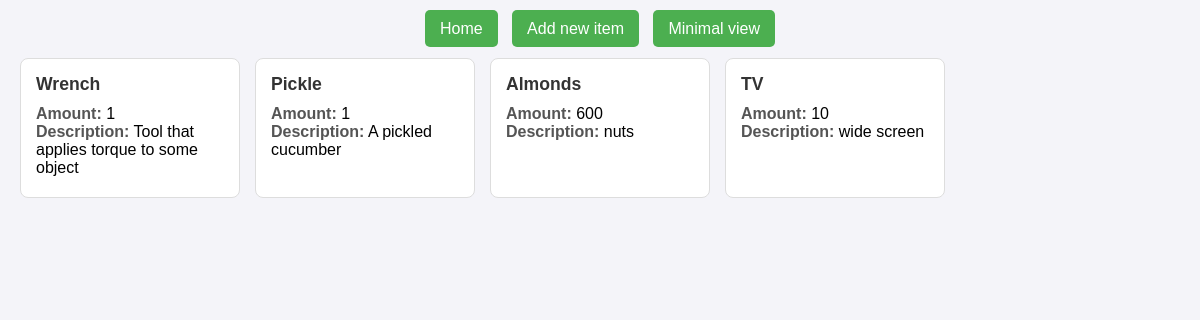
The page /maximal/ (signed in) on the database as committed earlier.
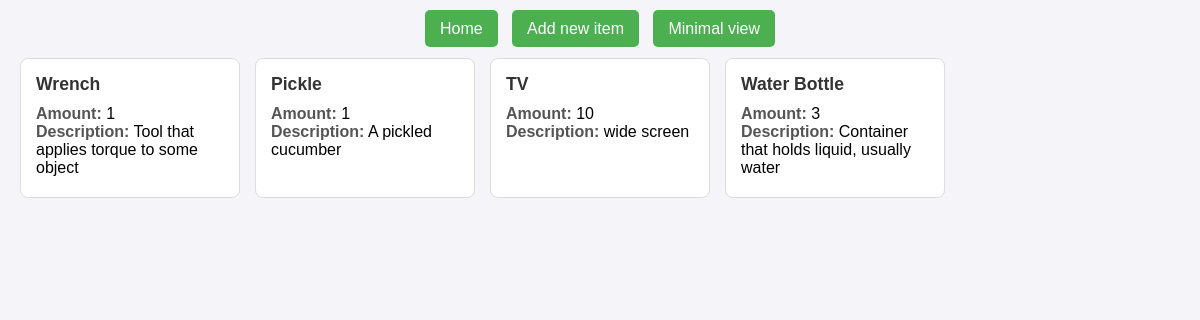
The same page on the database as committed later.
### inventory/models.py (models this page shows)
class Item(models.Model):
    Item_name = models.CharField(max_length=100)
    Item_description = models.CharField(max_length=1000)
    Item_amount = models.IntegerField(default=1)
    Item_lowStock = models.IntegerField(default=10)

### inventory/views.py (the view)
# urls.py: path('maximal/', views.Maximalview, name='maximal'),
@login_required
def Maximalview(request):
    template = loader.get_template("inventory/maximal.html")
    Item_list = Item.objects.all()
    context = {
        "Item_list": Item_list,
    }
    return HttpResponse(template.render(context,request))

### inventory/templates/inventory/maximal.html (shortened to what this page needs)
<!DOCTYPE html>
<html lang="en">
<head>
</head>
<body>
    <div class="header">
        <a href="/home" class="button-header">Home</a>
        <a href="/inventory/add" class="button-header">Add new item</a>
        <a href="/inventory" class="button-header">Minimal view</a>
    </div>
    {% if Item_list %}
        <div class="button-container">
        {% for item in Item_list %}
            <ul>
                <li><a href="/inventory/{{ item.id }}/" class="button">{{ item.Item_name }}</a>
                    <p><b>Amount:</b> {{ item.Item_amount }}</p>
                    <p><b>Description:</b> {{ item.Item_description }}</p>
                </li>
            </ul>
        {% endfor %}
        </div>
    {% else %}
        <p>No items are available.</p>
    {% endif %}
</body>
</html>

Rows that differ between the two databases and show on the page:
removed Item: Item_name "Almonds", Item_amount "600", Item_description "nuts"
added Item: Item_name "Water Bottle", Item_amount "3", Item_description "Container that holds liquid, usually water"
